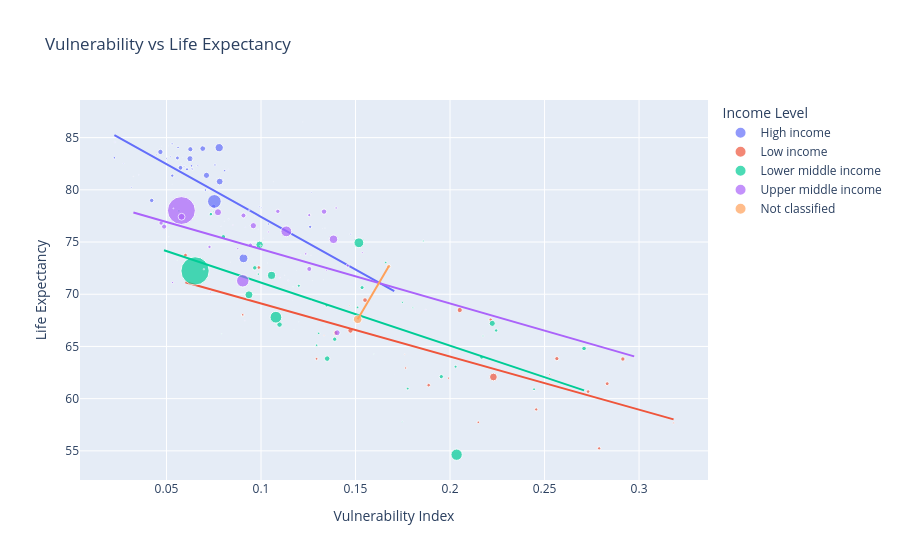

The code cell stored with this chart in its notebook:
### Markdown cell above
DOES VULNERABILITY CORRELATE WITH LIFE EXPECTANCY?

Life expectancy decreases with an increase in vulnerability index ,indicating a negative correlation between the two measures.

### Code cell
cols = [
    "Undernourishment Pct",
    "Adolescent Fertility",
    "Death Rate",
]

scaler = MinMaxScaler()
scaled = scaler.fit_transform(merged_df[cols])

merged_df["Vulnerability Index"] = scaled.mean(axis=1)

import plotly.express as px

latest = merged_df[merged_df["Year"] == merged_df["Year"].max()]

fig = px.scatter(
    latest,
    x="Vulnerability Index",
    y="Life Expectancy",
    color="Income Level",
    size="Population",
    hover_name="Country Name",
    trendline="ols",
    title="Vulnerability vs Life Expectancy",
)

fig.show()

### Figure 1 — Plotly figure (JSON) as saved in the notebook; plotly's stock layout.template omitted (floating-point values rounded to 4 significant figures)
{"data": [{"hovertemplate": "<b>%{hovertext}</b><br><br>Income Level=High income<br>Vulnerability Index=%{x}<br>Life Expectancy=%{y}<br>Population=%{marker.size}<extra></extra>", "hovertext": ["Aruba", "Andorra", "United Arab Emirates", "American Samoa", "Antigua and Barbuda", "Australia", "Austria", "Belgium", "Bulgaria", "Bahrain", "Bahamas, The", "Bermuda", "Barbados", "Brunei Darussalam", "Canada", "Switzerland", "Chile", "Costa Rica", "Curacao", "Cayman Islands", "Cyprus", "Czechia", "Germany", "Denmark", "Spain", "Estonia", "Finland", "France", "Faroe Islands", "United Kingdom", "Greece", "Greenland", "Guam", "Guyana", "Croatia", "Hungary", "Isle of Man", "Ireland", "Iceland", "Italy", "Japan", "St. Kitts and Nevis", "Korea, Rep.", "Kuwait", "Liechtenstein", "Lithuania", "Luxembourg", "Latvia", "St. Martin (French part)", "Monaco", "Malta", "Northern Mariana Islands", "New Caledonia", "Netherlands", "Norway", "Nauru", "New Zealand", "Oman", "Panama", "Palau", "Poland", "Puerto Rico (US)", "Portugal", "French Polynesia", "Qatar", "Romania", "Russian Federation", "Saudi Arabia", "Singapore", "San Marino", "Slovak Republic", "Slovenia", "Sweden", "Sint Maarten (Dutch part)", "Seychelles", "Turks and Caicos Islands", "Trinidad and Tobago", "Uruguay", "United States", "British Virgin Islands", "Virgin Islands (U.S.)"], "legendgroup": "High income", "marker": {"color": "#636efa", "size": [107995, 81938, 10986400, 46765, 93772, 27196812, 9177982, 11858610, 6441421, 1588670, 401283, 64636, 282467, 462721, 41288599, 9005582, 19764771, 5129910, 155967, 74457, 1358282, 10905028, 83516593, 5976992, 48848840, 1372341, 5619911, 68551653, 54681, 69226000, 10405134, 56836, 167777, 831087, 3866200, 9562065, 84160, 5395790, 386506, 58952704, 123975371, 46843, 51751065, 4897263, 40450, 2888278, 677012, 1866124, 26129, 38631, 568847, 44278, 292639, 17993485, 5572279, 11947, 5287500, 5281538, 4515577, 17695, 36559233, 3203295, 10694681, 281807, 2857822, 19051804, 143533851, 35300280, 6036860, 33977, 5422069, 2127400, 10569709, 43350, 121354, 46535, 1368333, 3386588, 340110988, 39471, 104377], "sizemode": "area", "sizeref": 3627000.0, "symbol": "circle"}, "mode": "markers", "name": "High income", "orientation": "v", "showlegend": true, "type": "scatter", "x": [0.07873, 0.04743, 0.02245, 0.1036, 0.09801, 0.05579, 0.06387, 0.06324, 0.1475, 0.03535, 0.09387, 0.05773, 0.1338, 0.05122, 0.05741, 0.05298, 0.05306, 0.07948, 0.08055, 0.05303, 0.05731, 0.07061, 0.07814, 0.05928, 0.06263, 0.07444, 0.06659, 0.06245, 0.05866, 0.07116, 0.08075, 0.1134, 0.09658, 0.159, 0.085, 0.1039, 0.07667, 0.0501, 0.04998, 0.06919, 0.07789, 0.1187, 0.0468, 0.02275, 0.05118, 0.08279, 0.05054, 0.09164, 0.0797, 0.1221, 0.06352, 0.07751, 0.06139, 0.06086, 0.0522, 0.1705, 0.06314, 0.03137, 0.1267, 0.1168, 0.07495, 0.08282, 0.07564, 0.06969, 0.02715, 0.126, 0.09074, 0.04217, 0.04487, 0.05016, 0.09906, 0.06583, 0.05612, 0.07893, 0.1325, 0.07309, 0.1124, 0.1002, 0.07534, 0.06603, 0.1066], "xaxis": "x", "y": [76.5, 84.19, 83.07, 72.99, 77.77, 83.05, 82.0, 82.3, 75.76, 81.42, 74.71, 82.49, 76.33, 75.5, 82.11, 84.41, 81.36, 81.0, 76.99, 80.54, 81.82, 79.98, 80.79, 82.25, 83.89, 79.3, 82.34, 82.98, 83.08, 81.39, 81.84, 70.27, 77.42, 70.32, 78.93, 76.72, 81.09, 83.01, 82.81, 83.95, 84.04, 72.28, 83.63, 84.58, 84.2, 77.2, 83.2, 76.43, 80.44, 86.5, 82.96, 78.95, 78.92, 81.97, 83.16, 62.28, 82.01, 80.25, 79.78, 69.38, 78.41, 81.9, 82.38, 84.19, 82.52, 76.46, 73.44, 78.98, 83.35, 85.82, 78.37, 82.29, 84.06, 76.53, 76.3, 78.18, 73.62, 78.29, 78.89, 77.43, 80.77], "yaxis": "y"}, {"hovertemplate": "<b>OLS trendline</b><br>Life Expectancy = -100.968 * Vulnerability Index + 87.5098<br>R<sup>2</sup>=0.516549<br><br>Income Level=High income<br>Vulnerability Index=%{x}<br>Life Expectancy=%{y} <b>(trend)</b><extra></extra>", "legendgroup": "High income", "marker": {"color": "#636efa", "symbol": "circle"}, "mode": "lines", "name": "High income", "showlegend": false, "type": "scatter", "x": [0.02245, 0.02275, 0.02715, 0.03137, 0.03535, 0.04217, 0.04487, 0.0468, 0.04743, 0.04998, 0.0501, 0.05016, 0.05054, 0.05118, 0.05122, 0.0522, 0.05298, 0.05303, 0.05306, 0.05579, 0.05612, 0.05731, 0.05741, 0.05773, 0.05866, 0.05928, 0.06086, 0.06139, 0.06245, 0.06263, 0.06314, 0.06324, 0.06352, 0.06387, 0.06583, 0.06603, 0.06659, 0.06919, 0.06969, 0.07061, 0.07116, 0.07309, 0.07444, 0.07495, 0.07534, 0.07564, 0.07667, 0.07751, 0.07789, 0.07814, 0.07873, 0.07893, 0.07948, 0.0797, 0.08055, 0.08075, 0.08279, 0.08282, 0.085, 0.09074, 0.09164, 0.09387, 0.09658, 0.09801, 0.09906, 0.1002, 0.1036, 0.1039, 0.1066, 0.1124, 0.1134, 0.1168, 0.1187, 0.1221, 0.126, 0.1267, 0.1325, 0.1338, 0.1475, 0.159, 0.1705], "xaxis": "x", "y": [85.24, 85.21, 84.77, 84.34, 83.94, 83.25, 82.98, 82.78, 82.72, 82.46, 82.45, 82.45, 82.41, 82.34, 82.34, 82.24, 82.16, 82.16, 82.15, 81.88, 81.84, 81.72, 81.71, 81.68, 81.59, 81.52, 81.36, 81.31, 81.2, 81.19, 81.13, 81.12, 81.1, 81.06, 80.86, 80.84, 80.79, 80.52, 80.47, 80.38, 80.33, 80.13, 79.99, 79.94, 79.9, 79.87, 79.77, 79.68, 79.65, 79.62, 79.56, 79.54, 79.48, 79.46, 79.38, 79.36, 79.15, 79.15, 78.93, 78.35, 78.26, 78.03, 77.76, 77.61, 77.51, 77.39, 77.05, 77.02, 76.75, 76.16, 76.06, 75.72, 75.52, 75.18, 74.79, 74.72, 74.13, 74.0, 72.61, 71.45, 70.3], "yaxis": "y"}, {"hovertemplate": "<b>%{hovertext}</b><br><br>Income Level=Low income<br>Vulnerability Index=%{x}<br>Life Expectancy=%{y}<br>Population=%{marker.size}<extra></extra>", "hovertext": ["Afghanistan", "Burundi", "Burkina Faso", "Central African Republic", "Congo, Dem. Rep.", "Eritrea", "Gambia, The", "Guinea-Bissau", "Liberia", "Madagascar", "Mali", "Mozambique", "Malawi", "Niger", "Korea, Dem. People's Rep.", "Rwanda", "Sudan", "Sierra Leone", "Somalia, Fed. Rep.", "South Sudan", "Syrian Arab Republic", "Chad", "Togo", "Uganda", "Yemen, Rep."], "legendgroup": "Low income", "marker": {"color": "#EF553B", "size": [42647492, 14047786, 23548781, 5330690, 109276265, 3535603, 2759988, 2201352, 5612817, 31964956, 24478595, 34631766, 21655286, 27032412, 26498823, 14256567, 50448963, 8642022, 19009151, 11943408, 24672760, 20299123, 9515236, 50015092, 40583164], "sizemode": "area", "sizeref": 3627000.0, "symbol": "circle"}, "mode": "markers", "name": "Low income", "orientation": "v", "showlegend": true, "type": "scatter", "x": [0.1395, 0.1294, 0.1887, 0.3183, 0.2229, 0.1468, 0.1333, 0.176, 0.2527, 0.2565, 0.273, 0.2914, 0.2215, 0.2831, 0.06005, 0.09032, 0.1473, 0.1992, 0.2456, 0.215, 0.09885, 0.2789, 0.1765, 0.2051, 0.155], "xaxis": "x", "y": [66.29, 63.82, 61.29, 57.67, 62.07, 68.89, 66.06, 64.25, 62.32, 63.84, 60.67, 63.8, 67.56, 61.43, 73.74, 68.02, 66.52, 61.96, 58.97, 57.74, 72.56, 55.24, 62.94, 68.49, 69.44], "yaxis": "y"}, {"hovertemplate": "<b>OLS trendline</b><br>Life Expectancy = -50.8806 * Vulnerability Index + 74.2062<br>R<sup>2</sup>=0.583821<br><br>Income Level=Low income<br>Vulnerability Index=%{x}<br>Life Expectancy=%{y} <b>(trend)</b><extra></extra>", "legendgroup": "Low income", "marker": {"color": "#EF553B", "symbol": "circle"}, "mode": "lines", "name": "Low income", "showlegend": false, "type": "scatter", "x": [0.06005, 0.09032, 0.09885, 0.1294, 0.1333, 0.1395, 0.1468, 0.1473, 0.155, 0.176, 0.1765, 0.1887, 0.1992, 0.2051, 0.215, 0.2215, 0.2229, 0.2456, 0.2527, 0.2565, 0.273, 0.2789, 0.2831, 0.2914, 0.3183], "xaxis": "x", "y": [71.15, 69.61, 69.18, 67.62, 67.42, 67.11, 66.74, 66.71, 66.32, 65.25, 65.22, 64.61, 64.07, 63.77, 63.27, 62.94, 62.86, 61.71, 61.35, 61.15, 60.31, 60.02, 59.8, 59.38, 58.01], "yaxis": "y"}, {"hovertemplate": "<b>%{hovertext}</b><br><br>Income Level=Lower middle income<br>Vulnerability Index=%{x}<br>Life Expectancy=%{y}<br>Population=%{marker.size}<extra></extra>", "hovertext": ["Angola", "Benin", "Bangladesh", "Bolivia", "Bhutan", "Cote d'Ivoire", "Cameroon", "Congo, Rep.", "Comoros", "Djibouti", "Egypt, Arab Rep.", "Micronesia, Fed. Sts.", "Ghana", "Guinea", "Honduras", "Haiti", "India", "Jordan", "Kenya", "Kyrgyz Republic", "Cambodia", "Kiribati", "Lao PDR", "Lebanon", "Sri Lanka", "Lesotho", "Morocco", "Myanmar", "Mauritania", "Namibia", "Nigeria", "Nicaragua", "Nepal", "Pakistan", "Philippines", "Papua New Guinea", "Senegal", "Solomon Islands", "Sao Tome and Principe", "Eswatini", "Tajikistan", "Timor-Leste", "Tunisia", "Tanzania", "Uzbekistan", "Viet Nam", "Vanuatu", "Zambia", "Zimbabwe"], "legendgroup": "Lower middle income", "marker": {"color": "#00cc96", "size": [37885849, 14462724, 173562364, 12413315, 791524, 31934230, 29123744, 6332961, 866628, 1168722, 116538258, 113160, 34427414, 14754785, 10825703, 11772557, 1450935791, 11552876, 56432944, 7221868, 17638801, 134518, 7769819, 5805962, 21916000, 2337423, 38081173, 54500091, 5169395, 3030131, 232679478, 6916140, 29651054, 251269164, 115843670, 10576502, 18501984, 819198, 235536, 1242822, 10590927, 1400638, 12277109, 68560157, 36361859, 100987686, 327777, 21314956, 16634373], "sizemode": "area", "sizeref": 3627000.0, "symbol": "circle"}, "mode": "markers", "name": "Lower middle income", "orientation": "v", "showlegend": true, "type": "scatter", "x": [0.2709, 0.1776, 0.1518, 0.1511, 0.05569, 0.1954, 0.2167, 0.2174, 0.1336, 0.07912, 0.1056, 0.12, 0.139, 0.2445, 0.166, 0.1294, 0.06512, 0.05658, 0.135, 0.07842, 0.12, 0.1175, 0.1748, 0.07491, 0.07349, 0.1747, 0.0801, 0.1098, 0.1804, 0.1489, 0.2035, 0.1858, 0.1535, 0.1079, 0.09362, 0.1305, 0.1347, 0.117, 0.177, 0.1597, 0.09858, 0.09032, 0.04869, 0.2223, 0.09672, 0.09926, 0.1432, 0.2244, 0.2029], "xaxis": "x", "y": [64.81, 60.96, 74.93, 68.74, 73.26, 62.11, 63.97, 66.0, 67.02, 66.2, 71.81, 67.36, 65.69, 60.9, 73.04, 65.12, 72.23, 77.98, 63.83, 72.4, 70.82, 66.6, 69.22, 77.94, 77.67, 57.8, 75.49, 67.09, 68.71, 67.52, 54.63, 75.1, 70.64, 67.8, 69.95, 66.26, 68.92, 70.69, 69.91, 64.26, 71.93, 67.9, 76.71, 67.21, 72.53, 74.74, 71.65, 66.53, 63.06], "yaxis": "y"}, {"hovertemplate": "<b>OLS trendline</b><br>Life Expectancy = -60.3714 * Vulnerability Index + 77.1471<br>R<sup>2</sup>=0.400122<br><br>Income Level=Lower middle income<br>Vulnerability Index=%{x}<br>Life Expectancy=%{y} <b>(trend)</b><extra></extra>", "legendgroup": "Lower middle income", "marker": {"color": "#00cc96", "symbol": "circle"}, "mode": "lines", "name": "Lower middle income", "showlegend": false, "type": "scatter", "x": [0.04869, 0.05569, 0.05658, 0.06512, 0.07349, 0.07491, 0.07842, 0.07912, 0.0801, 0.09032, 0.09362, 0.09672, 0.09858, 0.09926, 0.1056, 0.1079, 0.1098, 0.117, 0.1175, 0.12, 0.12, 0.1294, 0.1305, 0.1336, 0.1347, 0.135, 0.139, 0.1432, 0.1489, 0.1511, 0.1518, 0.1535, 0.1597, 0.166, 0.1747, 0.1748, 0.177, 0.1776, 0.1804, 0.1858, 0.1954, 0.2029, 0.2035, 0.2167, 0.2174, 0.2223, 0.2244, 0.2445, 0.2709], "xaxis": "x", "y": [74.21, 73.78, 73.73, 73.22, 72.71, 72.62, 72.41, 72.37, 72.31, 71.69, 71.5, 71.31, 71.2, 71.15, 70.77, 70.63, 70.52, 70.08, 70.05, 69.9, 69.9, 69.33, 69.27, 69.08, 69.01, 69.0, 68.76, 68.5, 68.16, 68.03, 67.98, 67.88, 67.51, 67.13, 66.6, 66.59, 66.46, 66.42, 66.26, 65.93, 65.35, 64.9, 64.86, 64.06, 64.02, 63.72, 63.6, 62.39, 60.79], "yaxis": "y"}, {"hovertemplate": "<b>%{hovertext}</b><br><br>Income Level=Upper middle income<br>Vulnerability Index=%{x}<br>Life Expectancy=%{y}<br>Population=%{marker.size}<extra></extra>", "hovertext": ["Albania", "Argentina", "Armenia", "Azerbaijan", "Bosnia and Herzegovina", "Belarus", "Belize", "Brazil", "Botswana", "China", "Colombia", "Cabo Verde", "Cuba", "Dominica", "Dominican Republic", "Algeria", "Ecuador", "Fiji", "Gabon", "Georgia", "Equatorial Guinea", "Grenada", "Guatemala", "Indonesia", "Iran, Islamic Rep.", "Iraq", "Jamaica", "Kazakhstan", "Libya", "St. Lucia", "Moldova", "Maldives", "Mexico", "Marshall Islands", "North Macedonia", "Montenegro", "Mongolia", "Mauritius", "Malaysia", "Peru", "Paraguay", "El Salvador", "Serbia", "Suriname", "Thailand", "Turkmenistan", "Tonga", "Turkiye", "Tuvalu", "Ukraine", "St. Vincent and the Grenadines", "Samoa", "Kosovo", "South Africa"], "legendgroup": "Upper middle income", "marker": {"color": "#ab63fa", "size": [2377128, 45696159, 3033500, 10202830, 3164253, 9132629, 417072, 211998573, 2521139, 1408975000, 52886363, 524877, 10979783, 66205, 11427557, 46814308, 18135478, 928784, 2538952, 3699557, 1892516, 117207, 18406359, 283487931, 91567738, 46042015, 2839175, 20592571, 7381023, 179744, 2402306, 527799, 130861007, 37548, 1824359, 623525, 3524788, 1245779, 35557673, 34217848, 6929153, 6338193, 6586476, 634431, 71668011, 7494498, 104175, 85518661, 9646, 37860221, 100616, 218019, 1594353, 64007187], "sizemode": "area", "sizeref": 3627000.0, "symbol": "circle"}, "mode": "markers", "name": "Upper middle income", "orientation": "v", "showlegend": true, "type": "scatter", "x": [0.07279, 0.09073, 0.07321, 0.09679, 0.09374, 0.08771, 0.1265, 0.1134, 0.1266, 0.05789, 0.1334, 0.09851, 0.1397, 0.1271, 0.1237, 0.04875, 0.1255, 0.09147, 0.1872, 0.09981, 0.2974, 0.1012, 0.1459, 0.09037, 0.07724, 0.1255, 0.11, 0.07276, 0.0532, 0.09789, 0.1144, 0.0325, 0.1383, 0.1619, 0.08513, 0.07493, 0.06979, 0.09099, 0.04716, 0.1089, 0.1536, 0.1347, 0.1039, 0.1211, 0.09595, 0.07314, 0.08393, 0.05799, 0.09987, 0.09437, 0.1331, 0.1125, 0.05364, 0.1403], "xaxis": "x", "y": [79.78, 77.54, 78.32, 74.58, 78.04, 74.37, 73.74, 76.02, 69.29, 78.02, 77.91, 76.22, 78.26, 71.29, 73.87, 76.47, 77.58, 67.46, 68.51, 74.66, 63.91, 75.37, 72.75, 71.29, 77.85, 72.42, 71.61, 74.53, 71.12, 72.85, 71.33, 81.28, 75.26, 67.08, 76.62, 77.89, 72.4, 73.79, 76.82, 77.94, 73.98, 72.3, 75.97, 73.76, 76.56, 70.2, 73.07, 77.42, 67.26, 74.69, 71.38, 71.83, 78.22, 66.31], "yaxis": "y"}, {"hovertemplate": "<b>OLS trendline</b><br>Life Expectancy = -51.9958 * Vulnerability Index + 79.5133<br>R<sup>2</sup>=0.333323<br><br>Income Level=Upper middle income<br>Vulnerability Index=%{x}<br>Life Expectancy=%{y} <b>(trend)</b><extra></extra>", "legendgroup": "Upper middle income", "marker": {"color": "#ab63fa", "symbol": "circle"}, "mode": "lines", "name": "Upper middle income", "showlegend": false, "type": "scatter", "x": [0.0325, 0.04716, 0.04875, 0.0532, 0.05364, 0.05789, 0.05799, 0.06979, 0.07276, 0.07279, 0.07314, 0.07321, 0.07493, 0.07724, 0.08393, 0.08513, 0.08771, 0.09037, 0.09073, 0.09099, 0.09147, 0.09374, 0.09437, 0.09595, 0.09679, 0.09789, 0.09851, 0.09981, 0.09987, 0.1012, 0.1039, 0.1089, 0.11, 0.1125, 0.1134, 0.1144, 0.1211, 0.1237, 0.1255, 0.1255, 0.1265, 0.1266, 0.1271, 0.1331, 0.1334, 0.1347, 0.1383, 0.1397, 0.1403, 0.1459, 0.1536, 0.1619, 0.1872, 0.2974], "xaxis": "x", "y": [77.82, 77.06, 76.98, 76.75, 76.72, 76.5, 76.5, 75.88, 75.73, 75.73, 75.71, 75.71, 75.62, 75.5, 75.15, 75.09, 74.95, 74.81, 74.8, 74.78, 74.76, 74.64, 74.61, 74.52, 74.48, 74.42, 74.39, 74.32, 74.32, 74.25, 74.11, 73.85, 73.79, 73.66, 73.62, 73.57, 73.22, 73.08, 72.99, 72.99, 72.94, 72.93, 72.9, 72.59, 72.58, 72.51, 72.32, 72.25, 72.22, 71.93, 71.53, 71.09, 69.78, 64.05], "yaxis": "y"}, {"hovertemplate": "<b>%{hovertext}</b><br><br>Income Level=Not classified<br>Vulnerability Index=%{x}<br>Life Expectancy=%{y}<br>Population=%{marker.size}<extra></extra>", "hovertext": ["Ethiopia", "Venezuela, RB"], "legendgroup": "Not classified", "marker": {"color": "#FFA15A", "size": [132059767, 28405543], "sizemode": "area", "sizeref": 3627000.0, "symbol": "circle"}, "mode": "markers", "name": "Not classified", "orientation": "v", "showlegend": true, "type": "scatter", "x": [0.1512, 0.1676], "xaxis": "x", "y": [67.6, 72.67], "yaxis": "y"}, {"hovertemplate": "<b>OLS trendline</b><br>Life Expectancy = 308.166 * Vulnerability Index + 21.0237<br>R<sup>2</sup>=1.000000<br><br>Income Level=Not classified<br>Vulnerability Index=%{x}<br>Life Expectancy=%{y} <b>(trend)</b><extra></extra>", "legendgroup": "Not classified", "marker": {"color": "#FFA15A", "symbol": "circle"}, "mode": "lines", "name": "Not classified", "showlegend": false, "type": "scatter", "x": [0.1512, 0.1676], "xaxis": "x", "y": [67.6, 72.67], "yaxis": "y"}], "layout": {"legend": {"itemsizing": "constant", "title": {"text": "Income Level"}, "tracegroupgap": 0}, "title": {"text": "Vulnerability vs Life Expectancy"}, "xaxis": {"anchor": "y", "domain": [0, 1], "title": {"text": "Vulnerability Index"}}, "yaxis": {"anchor": "x", "domain": [0, 1], "title": {"text": "Life Expectancy"}}}}
